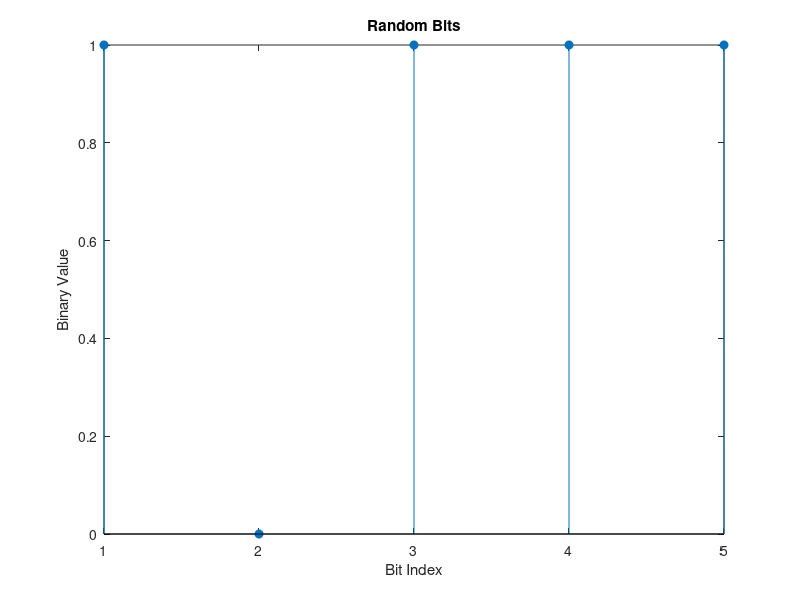
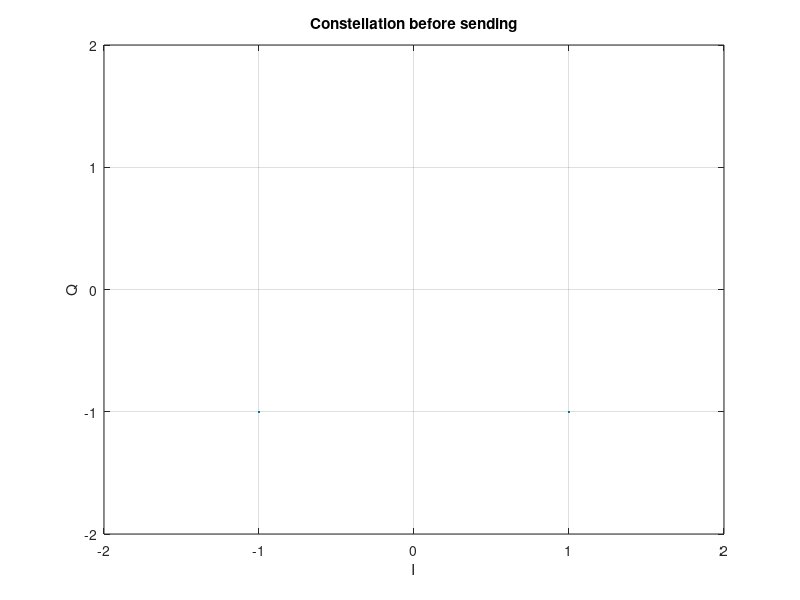
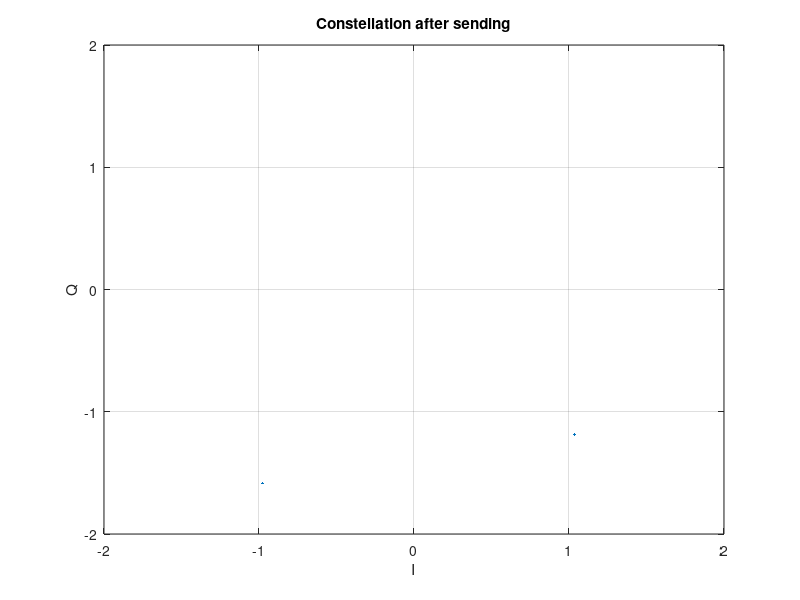

The MATLAB source for these figures, in order:
clear all;
close all;
%clf;

%---------------- Initial Parameters ----------------

n = str2num (input ("Enter the number of bits in the bitstream\n", "s")); %number of bits in the FIFO
choice = menu ("Which QAM do you want to use", "4", "16", "64");  %number of symbols in the constellation
if choice == 1
  M = 4;
elseif choice == 2
  M = 16;
elseif choice == 3
  M = 64;
endif
k = log2(M); %number of bits in one symbol
w = 2*pi*10;  % angular frequency

%----------------Creation of the bitstream ---------

dataIn = randi(2,n,1) - 1;  % Generate vector of binary data

stem(dataIn,"filled");
title('Random Bits');
xlabel('Bit Index');
ylabel('Binary Value');

%----------------- QAM Mapper --------------------

numberOfSymbols = length(dataIn)/k; %number of symbols in the FIFO

symbol = 0;

for i = 1:n % rewshape dataIn into dataInPack with one case for one symbol composed of k bits 

  if mod(i,k) == 0
    dataInPack(i/k) = symbol*10 + dataIn(i);
    symbol = 0;
  else
    symbol = symbol*10 + dataIn(i);
   endif
   
endfor

%dataInPack

for i = 1:numberOfSymbols  % symbols : matrix which will contain the value of I(first column) and Q (second column) for each symbol

  symbolDe  = bin2dec(mat2str(dataInPack(i)));
  
  symbols(i,1) = 0;
  symbols(i,2) = 0;
  
  if M == 64
  
    if mod((symbolDe+2),8) == 0
      symbols(i,1) = +1;
    elseif mod((symbolDe+1),8) == 0
      symbols(i,1) = +3;
    elseif mod((symbolDe+3),8) == 0
      symbols(i,1) = +5;
    elseif mod((symbolDe+4),8) == 0
      symbols(i,1) = +7;
    elseif mod((symbolDe+6),8) == 0
      symbols(i,1) = -1;
    elseif mod((symbolDe+5),8) == 0
      symbols(i,1) = -3;
    elseif mod((symbolDe+7),8) == 0
      symbols(i,1) = -5;
    elseif mod(symbolDe,8) == 0
      symbols(i,1) = -7;
    endif
  
    if and(16 <= symbolDe, symbolDe < 24)
      symbols(i,2) = +1;
    elseif and(24 <= symbolDe, symbolDe < 32)
      symbols(i,2) = +3;
    elseif and(8 <= symbolDe, symbolDe < 16)
      symbols(i,2) = +5;
    elseif and(0 <= symbolDe, symbolDe < 8)
      symbols(i,2) = +7;
    elseif and(48 <= symbolDe, symbolDe < 56)
      symbols(i,2) = -1;
    elseif and(56 <= symbolDe, symbolDe < 64)
      symbols(i,2) = -3;
    elseif and(40 <= symbolDe, symbolDe < 48)
      symbols(i,2) = -5;
    elseif and(32 <= symbolDe, symbolDe < 40)
      symbols(i,2) = -7;
    endif
      
  elseif M == 16
  
    if mod(symbolDe,4) == 0
      symbols(i,2) = -3;
    elseif mod((symbolDe + 2),4) == 0
      symbols(i,2) = +3; 
    elseif mod((symbolDe + 3),4) == 0
      symbols(i,2) = -1;
    elseif mod((symbolDe + 1),4) == 0
      symbols(i,2) = +1;
    endif
      
    if symbolDe < 4
      symbols(i,1) = -3;
    elseif and(4 <= symbolDe, symbolDe < 8)
      symbols(i,1) = -1;
    elseif and(8 <= symbolDe, symbolDe < 12)
      symbols(i,1) = +3;
    elseif and(12 <= symbolDe, symbolDe < 16)
      symbols(i,1) = +1;
    endif
    
  elseif M == 4
    if mod(symbolDe,2) == 0
      symbols(i,1) = +1;
    elseif mod((symbolDe + 1),2) == 0
      symbols(i,1) = -1;
    endif
      
    if symbolDe < 2
      symbols(i,2) = +1;
    elseif 1 < symbolDe < 4
      symbols(i,2) = -1;
    endif   
  endif

endfor

%symbols

%------------------------------Construction and plot of the signal-----------

signal = symbols(:,1) + j*symbols(:,2);

scatterplot(signal);
title('Constellation before sending');
grid;
xlabel('I');
ylabel('Q');
if M == 4
  axis([-2 2 -2 2]);
elseif M == 16
  axis([-4 4 -4 4]);
elseif M == 64
  axis([-8 8 -8 8]);
endif

t = 0:1/k:length(dataIn)-1/k;
modulation = real(signal)*cos(w*t) + imag(signal)*sin(w*t);

%--------------------------------Channel with noise addition----------------

EbNo = 10;
numSamplesPerSymbol = 1;    % Oversampling factor
snr = EbNo + 10*log10(k) - 10*log10(numSamplesPerSymbol);

signalAfter = awgn(signal,snr,'measured');

%----------------------------- Deconstruction of the signal and plot of the received signal--------------

scatterplot(signalAfter);
title('Constellation after sending');
grid;
xlabel('I');
ylabel('Q');
if M == 4
  axis([-2 2 -2 2]);
elseif M == 16
  axis([-4 4 -4 4]);
elseif M == 64
  axis([-8 8 -8 8]);
endif

phi = 0;

signalAfterDeconstructionI = signalAfter*cos(w*t + phi);
signalAfterDeconstructionQ = signalAfter*sin(w*t + phi);

%-------------------------------FIR-------------------------------------------